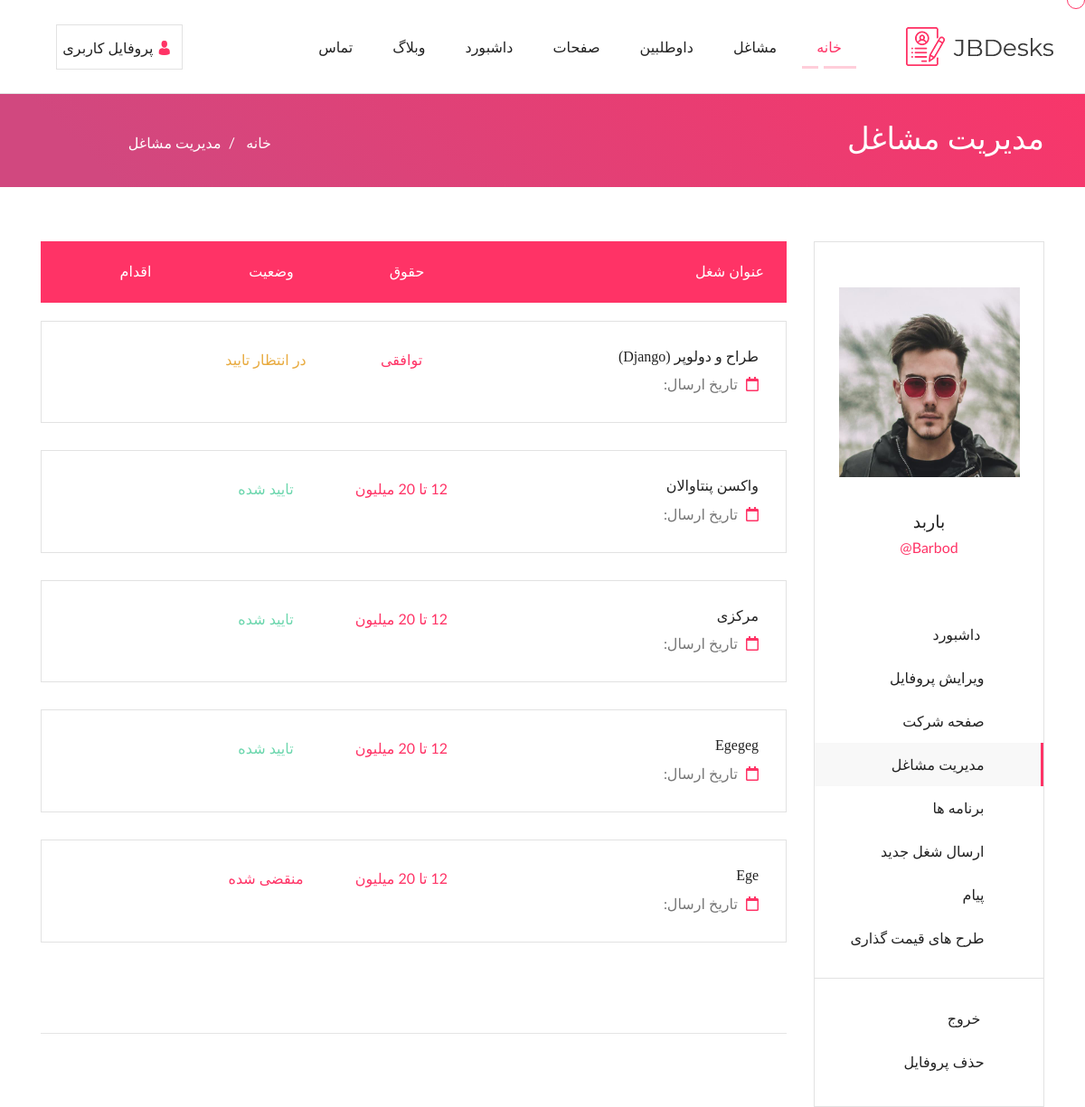
The app's page /dashboard/ (signed in) with its own data.
### account/models.py (models this page shows)
class User(AbstractUser):
    email = models.EmailField(max_length=200,unique=True,verbose_name='ایمیل')
    phone = models.CharField(max_length=12, blank=True,null=True, verbose_name='تلفن')
    github=models.URLField(verbose_name='لینک گیتهاب',null=True,blank=True)
    linkendin=models.URLField(verbose_name='لینکندین',null=True,blank=True)
    website=models.URLField(verbose_name='وبسایت شما',null=True,blank=True)
    facebook=models.URLField(verbose_name='لینک فیسبوک',null=True,blank=True)
    instagram=models.URLField(verbose_name='لینک اینستاگرام',null=True,blank=True)
    telegram=models.URLField(verbose_name='تلگرام',null=True,blank=True)
    whatsApp=models.CharField(verbose_name='واتساپ',null=True,blank=True,max_length=50)
    Employee = models.BooleanField(default=False, verbose_name='آیا کارجو هستید؟')
    employer = models.BooleanField(default=False, verbose_name='آیا کارفرما هستید؟')
    avatar=models.ImageField(upload_to='avatars',verbose_name='تصویر شما',null=True,blank=True)
    special_user = models.DateTimeField(default=timezone.now, verbose_name="کاربر ویژه تا")
    is_membership = models.DateTimeField(default=timezone.now,verbose_name='آکهی های ویژه')
    def is_special_user(self):
        if self.special_user > timezone.now():
            return True
        else:
            return False
    is_special_user.boolean = True
    is_special_user.short_description = "وضعیت کاربر ویژه"
    def is_membership_user(self):
        if self.is_membership > timezone.now():
            return True
        else:
            return False
    is_membership_user.boolean = True
    is_membership_user.short_description = "وضعیت ثبت آگهی ویژه"

### jobs/models.py (models this page shows, shortened)
class Jobs(models.Model):
    author = models.ForeignKey(User, models.CASCADE, verbose_name='نویسنده')
    title = models.CharField(max_length=300, verbose_name='عنوان شغلی')
    company = models.CharField(max_length=300, verbose_name='نام شرکت')
    description = HTMLField(verbose_name='توضیحات شغلی')
    employer_description = models.TextField(verbose_name='نفش کارمند در شرکت')
    address = models.TextField(verbose_name='آدرس شرکت شما')
    important = TaggableManager(blank=True, verbose_name='مهارت های لازم')
    service = TaggableManager(through=Services,blank=True, verbose_name='مسئولیت ها',related_name='services')
    price = models.CharField(max_length=200, default='12 تا 20 میلیون', choices=PRICE_CHOICES, verbose_name="حقوق")
    category = models.ForeignKey(Category, on_delete=models.SET_NULL, verbose_name='دسته بندی', blank=True, null=True)
    state = models.ForeignKey(Cities, on_delete=models.SET_NULL, verbose_name='شهر', blank=True, null=True)
    Type = models.CharField(max_length=200, default='d', choices=Job_CHOICES, verbose_name="وضعیت شغلی")
    status = models.CharField(max_length=200, default='i', choices=STATUS_CHOICES, verbose_name="وضعیت")
    soldiering = models.CharField(max_length=200, default='مهم نیست', choices=SOLDIER_CHOICES,
                                  verbose_name="وضعیت نظام وظیفه")
    sex = models.CharField(max_length=200, default='مهم نیست', choices=SEX_CHOICES,
                                  verbose_name="جنسیت")
    experiance = models.CharField(max_length=200, default='مهم نیست', choices=EXPERIANCE_CHOICES,
                                  verbose_name="سطح تجربه")
    date=models.DateTimeField(auto_now_add=True,verbose_name='زمان ثبت')

### account/views.py (the view)
# urls.py: path('dashboard/', Dashboard.as_view(),name='dashboard'),
class Dashboard(UserAccessMixin,LoginRequiredMixin, ListView):
    template_name = 'registration/dashboard.html'
    paginate_by= 8
    def get_queryset(self):
        if self.request.user.is_superuser:
            return Jobs.objects.all()
        else:
            return Jobs.objects.filter(author=self.request.user)

### jobs/mixins.py (called while the page is built)
    def get(self, request, *args, **kwargs):
        if request.user.Employee:
            return redirect('/')
            messages.error('شما نمیتوانید به صفحه های کارفرمایان دسترسی داشته باشید')
        return super().get(request, *args, **kwargs)

### templates/registration/dashboard.html (shortened to what this page needs)
{% extends 'shared/register_base.html' %}
{% block content %}
                <div class="col-lg-9 col-md-12 col-sm-12 col-12">
                    <div class="row">
                        <div class="col-lg-12 col-md-12 col-sm-12 col-12">
                            <div class="job_main_overflow jb_cover">
                                <div class="latest_job_overlow jb_cover">
                                    <div class="manage_jobs_wrapper jb_cover">
                                        <div class="job_list mange_list">
                                            <h6>عنوان شغل</h6>
                                        </div>
                                        <div class="job_list_next mange_list">
                                            <h6>حقوق</h6>
                                        </div>
                                        <div class="job_list_next mange_list">
                                            <h6>وضعیت</h6>
                                        </div>
                                        <div class="job_list_next mange_list">
                                            <h6>اقدام</h6>
                                        </div>
                                    </div>
{% for job in object_list %}
                                    <div class="latest_job_box jb_cover">
                                        <div class="job_list">
                                            <h6><a href="{% url 'job-detail' job.id %}">{{job.title}}</a></h6>
                                            <p> <i class="far fa-calendar"></i> تاریخ ارسال:{{job.datw}}</p>
                                        </div>
                                        <div class="job_list_next">
                                            <p><a href="">{{job.price}}</a></p>
                                        </div>
                                        {% if job.status == 'p' %}
                                        <div class="job_list_next">
                                            <p class="gn">تایید شده</p>
                                        </div>
                                        {% elif job.status == 'i' %}
                                        <div class="job_list_next">
                                            <p class="pen">در انتظار تایید</p>
                                        </div>
                                        {% else %}
                                        <div class="job_list_next">
                                            <p class="ex">منقضی شده</p>
                                        </div>
                                        {% endif %}
                                        <div class="job_list_next">
                                            <ul>
                                                <li><a href="#"><i class="fas fa-eye"></i></a></li>
                                                <li><a href="#"><i class="fas fa-edit"></i></a></li>
                                                <li><a href="#"><i class="fas fa-trash-alt"></i></a></li>
                                            </ul>
                                        </div>
                                    </div>
{% endfor %}
                                {% if page_obj %}
                <div class="blog_pagination_section jb_cover">
                    <br>
                    <hr>
                </div>
    {% endif %}
                                </div>
                            </div>
                        </div>
                    </div>
                </div>
            </div>
        </div>
    </div>
{% endblock  %}

### templates/shared/register_base.html (shortened to what this page needs)
{% load static %}
<!DOCTYPE html>
<html lang="zxx">
<head>
    <link rel="stylesheet" type="text/css" href="{% static 'dashboard/css/animate.css'%}" />
    <link rel="stylesheet" type="text/css" href="{% static 'dashboard/css/bootstrap.min.css'%}" />
    <link rel="stylesheet" type="text/css" href="{% static 'dashboard/css/fonts.css'%}" />
    <link rel="stylesheet" type="text/css" href="{% static 'dashboard/css/flaticon.css'%}" />
    <link rel="stylesheet" type="text/css" href="{% static 'dashboard/css/font-awesome.css'%}" />
    <link rel="stylesheet" type="text/css" href="{% static 'dashboard/css/owl.carousel.css'%}">
    <link rel="stylesheet" type="text/css" href="{% static 'dashboard/css/owl.theme.default.css'%}">
    <link rel="stylesheet" type="text/css" href="{% static 'dashboard/css/dropify.min.css'%}" />
    <link rel="stylesheet" type="text/css" href="{% static 'dashboard/css/jquery-ui.min.css'%}">
    <link rel="stylesheet" type="text/css" href="{% static 'dashboard/css/magnific-popup.css'%}" />
    <link rel="stylesheet" type="text/css" href="{% static 'dashboard/css/nice-select.css'%}" />
    <link rel="stylesheet" type="text/css" href="{% static 'dashboard/css/reset.css'%}" />
    <link rel="stylesheet" type="text/css" href="{% static 'dashboard/css/style.css'%}" />
    <link rel="stylesheet" type="text/css" href="{% static 'dashboard/css/responsive.css'%}" />
    <link rel="stylesheet" href="{% static 'tags/css/tagsinput.css' %}" />
</head>
<body>
    <div class="cursor"></div>
    <div class="cp_navi_main_wrapper jb_cover">
        <div class="container-fluid">
            <div class="cp_logo_wrapper">
                <a href="index.html">
                    <img src="images/logo.png" alt="logo">
                </a>
            </div>
            <div class="menu_btn_box header_btn jb_cover">
                <ul>
                                {% if user.is_authenticated %}
                     <li>
                        <a href="{% url 'profile' %}"> <i class="flaticon-man-user"></i> پروفایل کاربری</a>
                    </li>
                {% else %}
                    <li>
                        <a href="{% url 'login' %}"> <i class="flaticon-login"></i> ورود / ثبت نام</a>
                    </li>
                {% endif %}
                </ul>
            </div>
            <div class="jb_navigation_wrapper">
                <div class="mainmenu d-xl-block d-lg-block d-md-none d-sm-none d-none">
                    <ul class="main_nav_ul">
                        <li class="has-mega gc_main_navigation"><a href="#" class="gc_main_navigation active_class">خانه</a>
                        </li>
                        <li class="has-mega gc_main_navigation"><a href="#" class="gc_main_navigation">مشاغل</a>
                        </li>
                        <li class="has-mega gc_main_navigation kv_sub_menu">
                            <a href="#" class="gc_main_navigation">  داوطلبین</a>
                        </li>
                        <li class="has-mega gc_main_navigation"><a href="#" class="gc_main_navigation">صفحات</a>
                        </li>
                        <li class="has-mega gc_main_navigation"><a href="#" class="gc_main_navigation">داشبورد</a>
                        </li>
                        <li class="has-mega gc_main_navigation"><a href="#" class="gc_main_navigation">وبلاگ</a>
                        </li>
                        <li><a href="contact_us.html" class="gc_main_navigation">تماس</a></li>
                    </ul>
                </div>
                <div class="jb_search_btn_wrapper d-none d-sm-none d-md-none d-lg-block d-xl-block">
                    <div class="extra-nav">
                        <div class="extra-cell">
                            <button id="quik-search-btn" type="button" class="site-button radius-xl"><i class="fas fa-search"></i></button>
                        </div>
                    </div>
                </div>
            </div>
        </div>
    </div>
         <div class="page_title_section">
        <div class="page_header">
            <div class="container">
                <div class="row">
                    <div class="col-xl-9 col-lg-7 col-md-7 col-12 col-sm-12">
                        <h1> مدیریت مشاغل</h1>
                    </div>
                    <div class="col-xl-3 col-lg-5 col-md-5 col-12 col-sm-12">
                        <div class="sub_title_section">
                            <ul class="sub_title">
                                <li> <a href="#"> خانه </a>&nbsp; / &nbsp; </li>
                                <li>مدیریت مشاغل</li>
                            </ul>
                        </div>
                    </div>
                </div>
            </div>
        </div>
    </div>
    <div class="employe_dashboard_wrapper jb_cover">
        <div class="container">
            <div class="row">
                <div class="col-lg-3 col-md-12 col-sm-12 col-12">
                    <div class="emp_dashboard_sidebar jb_cover">
                        <div class="emp_web_profile jb_cover">
                            <img src="{{user.avatar.url}}" alt="{{user.username}}" width='200' height='250' />
                            <h4>{{user.get_full_name}}</h4>
                            <p>{{user.username}}@</p>
                        </div>
                        <div class="emp_follow_link jb_cover">
                            <ul class="feedlist">
                                <li><a href="{% url 'dashboard' %}"><i class="fas fa-tachometer-alt"></i> داشبورد </a></li>
                                <li>
                                    <a href="{% url 'profile' %}"> <i class="fas fa-edit"></i>ویرایش پروفایل
                                    </a>
                                </li>
                                <li><a href="comp_company_page.html"><i class="fas fa-file"></i>صفحه شرکت </a></li>
                                <li><a href="comp_employer_manage_jobs.html" class="link_active"><i class="fas fa-suitcase"></i>مدیریت مشاغل</a></li>
                                <li><a href="comp_applications.html"><i class="fas fa-mobile"></i>برنامه ها</a></li>
                                <li><a href="comp_post_new_job.html"><i class="fas fa-user-plus"></i>ارسال شغل جدید</a></li>
                                <li><a href="message.html"><i class="fas fa-envelope"></i>پیام</a></li>
                                <li><a href="pricing_plans.html"><i class="fas fa-tag"></i>طرح های قیمت گذاری</a></li>
                            </ul>
                            <ul class="feedlist logout_link jb_cover">
                                <li><a href="#"><i class="fas fa-power-off"></i> خروج  </a></li>
                                <li>
                                    <a href="#" data-toggle="modal" data-target="#myModal"><i class="fas fa-trash-alt"></i>حذف پروفایل
                                </a>
                                </li>
                            </ul>
                        </div>
                    </div>
                </div>
{% block content %}
{% endblock  %}
</body>
</html>

### static/dashboard/css/responsive.css (style rules this page uses)
@media (max-width: 1550px) { .menu_btn_box:after { left:-26px; } }
@media (max-width: 1430px) { .header_btn li { margin-right:5px; } }
@media (max-width: 1430px) { .jb_navigation_wrapper { padding-left:50px; } }
@media (max-width: 1430px) { .menu_btn_box:after { display:none; } }
@media (max-width: 1430px) { .mainmenu ul li a { padding:40px 20px 30px 20px; } }
@media (max-width: 1330px) { .menu_btn_box:after { left: -14px; } }
@media (max-width: 1330px) { .mainmenu ul li a { padding:40px 20px 30px 20px; } }
@media (max-width: 1330px) { .jb_navigation_wrapper { padding-left:0; } }
@media (max-width: 1220px) { .menu_btn_box:after { display:none; } }
@media (max-width: 1220px) { .header_btn li:last-child { margin-right:0; } }

### records on screen
User: avatar (picture), get_full_name "باربد", username "Barbod"
Jobs: title "طراح و دولوپر (Django)", price "توافقی", status "در انتظار تایید"
Jobs: title "واکسن پنتاوالان", price "12 تا 20 میلیون", status "تایید شده"
Jobs: title "مرکزی", price "12 تا 20 میلیون", status "تایید شده"
Jobs: title "Egegeg", price "12 تا 20 میلیون", status "تایید شده"
Jobs: title "Ege", price "12 تا 20 میلیون", status "منقضی شده"
